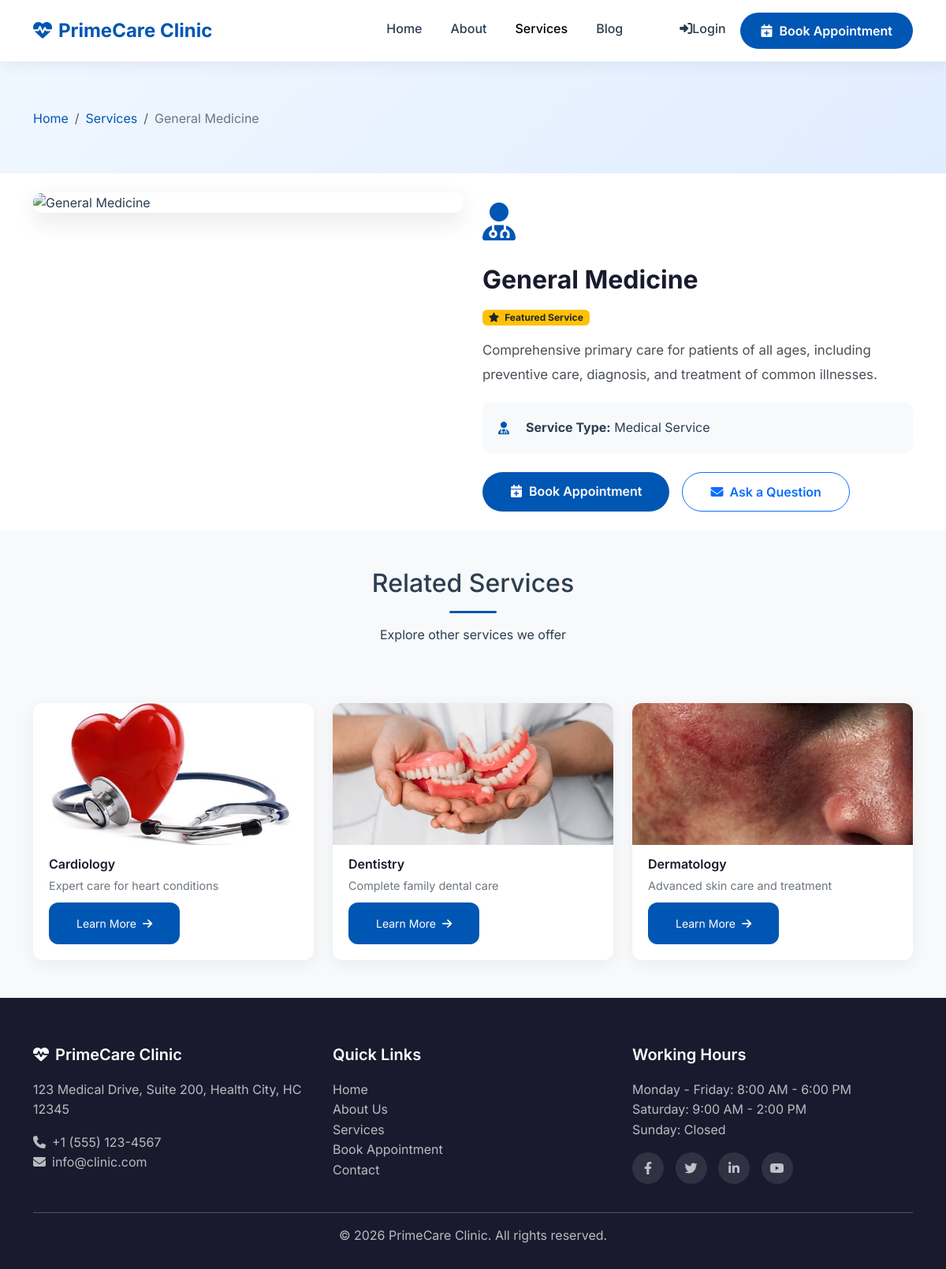
The page /services/general-medicine/ on the database its author committed.
### core/models.py (models this page shows, shortened)
class SiteSettings(models.Model):
    site_name = models.CharField(max_length=100, default='Medical Clinic')
    site_logo = models.ImageField(upload_to='site/', blank=True, null=True)
    site_favicon = models.ImageField(upload_to='site/', blank=True, null=True)
    doctor_name = models.CharField(max_length=100)
    doctor_title = models.CharField(max_length=200)
    doctor_image = models.ImageField(upload_to='doctor/')
    doctor_biography = models.TextField()
    doctor_qualifications = models.TextField(help_text='Comma separated qualifications')
    doctor_experience = models.TextField()
    doctor_certifications = models.TextField(blank=True)
    doctor_achievements = models.TextField(blank=True)
    doctor_email = models.EmailField()
    doctor_phone = models.CharField(max_length=20)
    clinic_name = models.CharField(max_length=100)
    clinic_address = models.TextField()
    clinic_phone = models.CharField(max_length=20)
    clinic_email = models.EmailField()
    working_hours = models.TextField()
    google_maps_embed = models.TextField(blank=True, help_text='Google Maps embed URL')
    facebook_url = models.URLField(blank=True)
    twitter_url = models.URLField(blank=True)
    instagram_url = models.URLField(blank=True)
    linkedin_url = models.URLField(blank=True)
    youtube_url = models.URLField(blank=True)
    years_experience = models.IntegerField(default=0)
    happy_patients = models.IntegerField(default=0)
    operations_completed = models.IntegerField(default=0)
    awards_won = models.IntegerField(default=0)
    created_at = models.DateTimeField(auto_now_add=True)
    updated_at = models.DateTimeField(auto_now=True)
    class Meta:
        verbose_name = 'Site Setting'
        verbose_name_plural = 'Site Settings'

### services/models.py (models this page shows, shortened)
class Service(models.Model):
    CATEGORY_CHOICES = [
        ('general', 'General Medicine'),
        ('cardiology', 'Cardiology'),
        ('dermatology', 'Dermatology'),
        ('pediatrics', 'Pediatrics'),
        ('orthopedics', 'Orthopedics'),
        ('gynecology', 'Gynecology'),
        ('neurology', 'Neurology'),
        ('ophthalmology', 'Ophthalmology'),
        ('dentistry', 'Dentistry'),
        ('other', 'Other'),
    ]
    title = models.CharField(max_length=200)
    slug = models.SlugField(max_length=200, unique=True, blank=True)
    category = models.CharField(max_length=20, choices=CATEGORY_CHOICES, default='other')
    description = models.TextField()
    short_description = models.CharField(max_length=300, blank=True)
    icon = models.CharField(max_length=50, default='fa-heartbeat')
    image = models.ImageField(upload_to='services/', blank=True, null=True)
    price = models.DecimalField(max_digits=10, decimal_places=2, blank=True, null=True)
    duration = models.CharField(max_length=50, blank=True, help_text="e.g., 30 minutes")
    is_featured = models.BooleanField(default=False)
    is_active = models.BooleanField(default=True)
    created_at = models.DateTimeField(auto_now_add=True)
    updated_at = models.DateTimeField(auto_now=True)
    class Meta:
        ordering = ['title']

### services/views.py (the view)
# urls.py: path('<slug:slug>/', views.service_detail, name='detail'),
def service_detail(request, slug):
    service = get_object_or_404(Service, slug=slug, is_active=True)
    related_services = Service.objects.filter(
        is_active=True
    ).exclude(id=service.id)[:3]
    context = {
        'service': service,
        'related_services': related_services,
    }
    return render(request, 'services/service_detail.html', context)

### services/templates/services/service_detail.html (shortened to what this page needs)
{% extends 'core/base.html' %}
{% load static %}
{% block content %}
<section class="service-detail-hero">
    <div class="container">
        <nav aria-label="breadcrumb">
            <ol class="breadcrumb">
                <li class="breadcrumb-item"><a href="{% url 'core:home' %}">Home</a></li>
                <li class="breadcrumb-item"><a href="{% url 'services:list' %}">Services</a></li>
                <li class="breadcrumb-item active">{{ service.title }}</li>
            </ol>
        </nav>
    </div>
</section>
<section class="py-4">
    <div class="container">
        <div class="row">
            <div class="col-lg-6">
                <div class="service-detail-image">
                    {% if service.image %}
                        <img src="{{ service.image.url }}" alt="{{ service.title }}">
                    {% else %}
                        <img src="{% static 'images/service-placeholder.jpg' %}" alt="{{ service.title }}">
                    {% endif %}
                </div>
            </div>
            <div class="col-lg-6">
                <div class="service-detail-content">
                    <div class="service-icon-large">
                        <i class="fas {{ service.icon|default:'fa-heartbeat' }}"></i>
                    </div>
                    <h2>{{ service.title }}</h2>
                    {% if service.is_featured %}
                    <span class="badge bg-warning text-dark mb-3">
                        <i class="fas fa-star me-1"></i> Featured Service
                    </span>
                    {% endif %}
                    <div class="description">
                        {{ service.description|linebreaks }}
                    </div>
                    <div class="meta-info">
                        <div class="item">
                            <i class="fas fa-user-md"></i>
                            <span><strong>Service Type:</strong> {{ service.get_service_type_display|default:"Medical Service" }}</span>
                        </div>
                    </div>
                    <div class="mt-4 d-flex gap-3 flex-wrap">
                        <a href="{% url 'appointments:book' %}" class="btn btn-primary book-btn">
                            <i class="fas fa-calendar-plus me-2"></i>Book Appointment
                        </a>
                        <a href="{% url 'core:contact' %}" class="btn btn-outline-primary book-btn">
                            <i class="fas fa-envelope me-2"></i>Ask a Question
                        </a>
                    </div>
                </div>
            </div>
        </div>
    </div>
</section>
{% if related_services %}
<section class="py-5 bg-light">
    <div class="container">
        <div class="section-title">
            <h2>Related Services</h2>
            <div class="divider mx-auto"></div>
            <p>Explore other services we offer</p>
        </div>
        <div class="row g-4 mt-2">
            {% for related in related_services %}
            <div class="col-md-4">
                <div class="related-service-card">
                    {% if related.image %}
                        <img src="{{ related.image.url }}" alt="{{ related.title }}">
                    {% else %}
                        <img src="{% static 'images/service-placeholder.jpg' %}" alt="{{ related.title }}">
                    {% endif %}
                    <div class="content">
                        <h6>{{ related.title }}</h6>
                        <p>{{ related.short_description|default:related.description|truncatechars:80 }}</p>
                        <a href="{% url 'services:detail' related.slug %}" class="btn btn-primary btn-sm">
                            Learn More <i class="fas fa-arrow-right ms-1"></i>
                        </a>
                    </div>
                </div>
            </div>
            {% endfor %}
        </div>
    </div>
</section>
{% endif %}
{% endblock %}

### core/templates/core/base.html (shortened to what this page needs)
{% load static %}
<!DOCTYPE html>
<html lang="en">
<head>
    <link href="https://cdn.jsdelivr.net/npm/bootstrap@5.3.0/dist/css/bootstrap.min.css" rel="stylesheet">
    <link rel="stylesheet" href="https://cdnjs.cloudflare.com/ajax/libs/font-awesome/6.4.0/css/all.min.css">
    <link rel="stylesheet" href="{% static 'css/style.css' %}">
</head>
<body>
    <nav class="navbar navbar-expand-lg sticky-top">
        <div class="container">
            <a class="navbar-brand" href="{% url 'core:home' %}">
                {% if site_settings.site_logo %}
                    <img src="{{ site_settings.site_logo.url }}" alt="{{ site_settings.site_name }}" height="40">
                {% else %}
                    <i class="fas fa-heartbeat me-2"></i>{{ site_settings.site_name|default:"Medical Clinic" }}
                {% endif %}
            </a>
            <div class="collapse navbar-collapse" id="navbarNav">
                <ul class="navbar-nav ms-auto">
                    <li class="nav-item">
                        <a class="nav-link {% if request.resolver_match.url_name == 'home' %}active{% endif %}" href="{% url 'core:home' %}">
                            Home
                        </a>
                    </li>
                    <li class="nav-item">
                        <a class="nav-link {% if 'about' in request.path %}active{% endif %}" href="{% url 'core:about' %}">
                            About
                        </a>
                    </li>
                    <li class="nav-item">
                        <a class="nav-link {% if 'services' in request.path %}active{% endif %}" href="{% url 'services:list' %}">
                            Services
                        </a>
                    </li>
                    <li class="nav-item">
                        <a class="nav-link {% if 'blog' in request.path %}active{% endif %}" href="{% url 'blog:list' %}">
                            Blog
                        </a>
                    </li>
                    <li class="nav-item">
                        <a class="nav-link {% if 'contact' in request.path %}active{% endif %}" href="{% url 'core:contact' %}">
                        </a>
                    </li>
                    {% if user.is_authenticated %}
                        <li class="nav-item">
                            <a class="nav-link dashboard-link {% if 'dashboard' in request.path %}active{% endif %}" href="{% url 'dashboard:home' %}">
                                <i class="fas fa-tachometer-alt"></i>
                                <span class="d-none d-lg-inline">Dashboard</span>
                                {% if pending_appointments_count > 0 %}
                                <span class="badge bg-danger ms-1 pulse-badge">{{ pending_appointments_count }}</span>
                                {% endif %}
                            </a>
                        </li>
                        <li class="nav-item dropdown">
                            <a class="nav-link dropdown-toggle" href="#" id="userDropdown" role="button" data-bs-toggle="dropdown" aria-expanded="false">
                                <span class="user-avatar-circle">
                                    <i class="fas fa-user-circle fa-lg"></i>
                                </span>
                                <span class="d-none d-lg-inline ms-2">
                                    {% if user.get_full_name %}
                                        {{ user.get_full_name }}
                                    {% else %}
                                        {{ user.username }}
                                    {% endif %}
                                </span>
                            </a>
                            <ul class="dropdown-menu dropdown-menu-end" aria-labelledby="userDropdown">
                                <li>
                                    <a class="dropdown-item" href="{% url 'dashboard:home' %}">
                                        <i class="fas fa-tachometer-alt me-2"></i>Dashboard
                                    </a>
                                </li>
                                <li>
                                    <a class="dropdown-item" href="{% url 'dashboard:settings' %}">
                                        <i class="fas fa-cog me-2"></i>Settings
                                    </a>
                                </li>
                                <li><hr class="dropdown-divider"></li>
                                <li>
                                    <form method="POST" action="{% url 'accounts:logout' %}" style="display: inline; width: 100%;">
                                        {% csrf_token %}
                                        <button type="submit" class="dropdown-item text-danger" style="width: 100%; border: none; background: none; text-align: left;">
                                            <i class="fas fa-sign-out-alt me-2"></i>Logout
                                        </button>
                                    </form>
                                </li>
                            </ul>
                        </li>
                    {% else %}
                        <li class="nav-item">
                            <a class="nav-link" href="{% url 'accounts:login' %}">
                                <i class="fas fa-sign-in-alt"></i>Login
                            </a>
                        </li>
                    {% endif %}
                    <li class="nav-item">
                        <a class="btn btn-appointment" href="{% url 'appointments:book' %}">
                            <i class="fas fa-calendar-plus me-2"></i>Book Appointment
                        </a>
                    </li>
                </ul>
            </div>
        </div>
    </nav>
    <main>
        {% block content %}{% endblock %}
    </main>
    <footer class="footer">
        <div class="container">
            <div class="row g-4">
                <div class="col-lg-4">
                    <h5>
                        {% if site_settings.site_logo %}
                            <img src="{{ site_settings.site_logo.url }}" alt="{{ site_settings.site_name }}" height="30" class="mb-2">
                        {% else %}
                            <i class="fas fa-heartbeat me-2"></i>{{ site_settings.site_name|default:"Medical Clinic" }}
                        {% endif %}
                    </h5>
                    <p class="text-muted">{{ site_settings.clinic_address|default:"123 Medical Drive, Health City" }}</p>
                    <p class="text-muted">
                        <i class="fas fa-phone me-2"></i>{{ site_settings.clinic_phone|default:"+1 (555) 123-4567" }}<br>
                        <i class="fas fa-envelope me-2"></i>{{ site_settings.clinic_email|default:"info@clinic.com" }}
                    </p>
                </div>
                <div class="col-lg-4">
                    <h5>Quick Links</h5>
                    <ul class="list-unstyled">
                        <li><a href="{% url 'core:home' %}">Home</a></li>
                        <li><a href="{% url 'core:about' %}">About Us</a></li>
                        <li><a href="{% url 'services:list' %}">Services</a></li>
                        <li><a href="{% url 'appointments:book' %}">Book Appointment</a></li>
                        <li><a href="{% url 'core:contact' %}">Contact</a></li>
                    </ul>
                </div>
                <div class="col-lg-4">
                    <h5>Working Hours</h5>
                    <p class="text-muted" style="white-space: pre-line;">{{ site_settings.working_hours|default:"Monday - Friday: 8:00 AM - 6:00 PM\nSaturday: 9:00 AM - 2:00 PM\nSunday: Closed" }}</p>
                    <div class="social-links mt-3">
                        {% if site_settings.facebook_url %}
                        <a href="{{ site_settings.facebook_url }}" target="_blank"><i class="fab fa-facebook-f"></i></a>
                        {% endif %}
                        {% if site_settings.twitter_url %}
                        <a href="{{ site_settings.twitter_url }}" target="_blank"><i class="fab fa-twitter"></i></a>
                        {% endif %}
                        {% if site_settings.linkedin_url %}
                        <a href="{{ site_settings.linkedin_url }}" target="_blank"><i class="fab fa-linkedin-in"></i></a>
                        {% endif %}
                        {% if site_settings.youtube_url %}
                        <a href="{{ site_settings.youtube_url }}" target="_blank"><i class="fab fa-youtube"></i></a>
                        {% endif %}
                    </div>
                </div>
            </div>
            <hr class="mt-4">
            <div class="text-center">
                <p class="text-muted mb-0">&copy; {% now "Y" %} {{ site_settings.site_name|default:"Medical Clinic" }}. All rights reserved.</p>
            </div>
        </div>
    </footer>
</body>
</html>

### rows shown on the page
SiteSettings: site_name "PrimeCare Clinic", clinic_address "123 Medical Drive, Suite 200, Health City, HC 12345", clinic_phone "+1 (555) 123-4567", clinic_email "info@clinic.com", working_hours "Monday - Friday: 8:00 AM - 6:00 PM Saturday: 9:00 AM - 2:00 PM Sunday: Closed"
Service: title "General Medicine", description "Comprehensive primary care for patients of all ages, including preventive care, diagnosis, and treatment of common illnesses."
Service: image (picture), title "Cardiology", short_description "Expert care for heart conditions"
Service: image (picture), title "Dentistry", short_description "Complete family dental care"
Service: image (picture), title "Dermatology", short_description "Advanced skin care and treatment"

### other values the page prints
{{ service.get_service_type_display|default:"Medical Service" }} "Medical Service"
